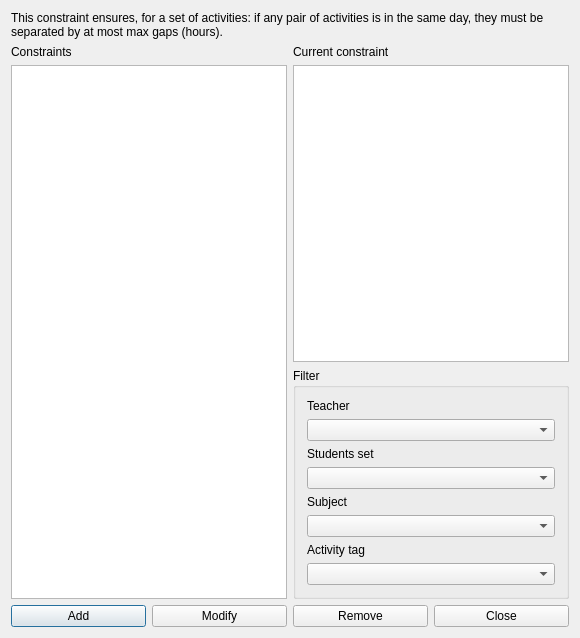
<?xml version="1.0" encoding="UTF-8"?>
<ui version="4.0">
 <class>ConstraintMaxGapsBetweenActivitiesForm_template</class>
 <widget class="QDialog" name="ConstraintMaxGapsBetweenActivitiesForm_template">
  <property name="geometry">
   <rect>
    <x>0</x>
    <y>0</y>
    <width>580</width>
    <height>638</height>
   </rect>
  </property>
  <property name="windowTitle">
   <string extracomment="This is the title of the dialog to see the list of all constraints of this type">Constraints max gaps between activities</string>
  </property>
  <layout class="QGridLayout" name="gridLayout_2">
   <item row="1" column="0">
    <widget class="QLabel" name="constraintsTextLabel">
     <property name="frameShape">
      <enum>QFrame::NoFrame</enum>
     </property>
     <property name="frameShadow">
      <enum>QFrame::Plain</enum>
     </property>
     <property name="text">
      <string>Constraints</string>
     </property>
     <property name="wordWrap">
      <bool>false</bool>
     </property>
    </widget>
   </item>
   <item row="2" column="0" rowspan="2">
    <widget class="QListWidget" name="constraintsListWidget"/>
   </item>
   <item row="2" column="1">
    <widget class="QPlainTextEdit" name="currentConstraintTextEdit"/>
   </item>
   <item row="1" column="1">
    <widget class="QLabel" name="currentConstraintTextLabel">
     <property name="text">
      <string>Current constraint</string>
     </property>
     <property name="wordWrap">
      <bool>false</bool>
     </property>
    </widget>
   </item>
   <item row="0" column="0" colspan="2">
    <widget class="QLabel" name="textLabel1">
     <property name="sizePolicy">
      <sizepolicy hsizetype="Minimum" vsizetype="Minimum">
       <horstretch>0</horstretch>
       <verstretch>0</verstretch>
      </sizepolicy>
     </property>
     <property name="text">
      <string>This constraint ensures, for a set of activities: if any pair of activities is in the same day, they must be separated by at most max gaps (hours).</string>
     </property>
     <property name="wordWrap">
      <bool>true</bool>
     </property>
    </widget>
   </item>
   <item row="3" column="1">
    <widget class="QGroupBox" name="groupBox">
     <property name="title">
      <string>Filter</string>
     </property>
     <layout class="QGridLayout" name="gridLayout">
      <item row="0" column="0">
       <widget class="QLabel" name="teachersTextLabel">
        <property name="text">
         <string>Teacher</string>
        </property>
        <property name="wordWrap">
         <bool>false</bool>
        </property>
       </widget>
      </item>
      <item row="1" column="0">
       <widget class="QComboBox" name="teachersComboBox"/>
      </item>
      <item row="2" column="0">
       <widget class="QLabel" name="studentsTextLabel">
        <property name="text">
         <string>Students set</string>
        </property>
        <property name="wordWrap">
         <bool>false</bool>
        </property>
       </widget>
      </item>
      <item row="3" column="0">
       <widget class="QComboBox" name="studentsComboBox"/>
      </item>
      <item row="4" column="0">
       <widget class="QLabel" name="subjectsTextLabel">
        <property name="text">
         <string>Subject</string>
        </property>
        <property name="wordWrap">
         <bool>false</bool>
        </property>
       </widget>
      </item>
      <item row="5" column="0">
       <widget class="QComboBox" name="subjectsComboBox"/>
      </item>
      <item row="6" column="0">
       <widget class="QLabel" name="activityTagsTextLabel">
        <property name="text">
         <string>Activity tag</string>
        </property>
        <property name="wordWrap">
         <bool>false</bool>
        </property>
       </widget>
      </item>
      <item row="7" column="0">
       <widget class="QComboBox" name="activityTagsComboBox"/>
      </item>
     </layout>
    </widget>
   </item>
   <item row="4" column="0" colspan="2">
    <layout class="QHBoxLayout">
     <item>
      <widget class="QPushButton" name="addConstraintPushButton">
       <property name="text">
        <string>Add</string>
       </property>
      </widget>
     </item>
     <item>
      <widget class="QPushButton" name="modifyConstraintPushButton">
       <property name="text">
        <string>Modify</string>
       </property>
      </widget>
     </item>
     <item>
      <widget class="QPushButton" name="removeConstraintPushButton">
       <property name="text">
        <string>Remove</string>
       </property>
      </widget>
     </item>
     <item>
      <widget class="QPushButton" name="closePushButton">
       <property name="text">
        <string>Close</string>
       </property>
      </widget>
     </item>
    </layout>
   </item>
  </layout>
 </widget>
 <layoutdefault spacing="6" margin="11"/>
 <resources/>
 <connections/>
</ui>
